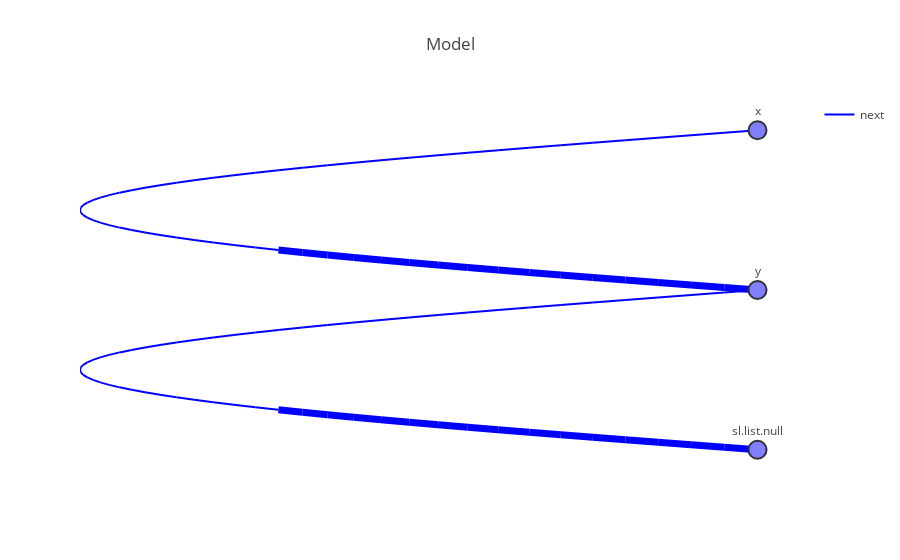

Source (notebook cell):
### Markdown cell above
Observe that `x` and `y` are interpreted as different locations, since they are both allocated and separated by a separating conjunction. We can use the API to visualize the model:

### Code cell
iplot(m)

### Figure 1 — Plotly figure (JSON) as saved in the notebook; plotly's stock layout.template omitted (floating-point values rounded to 4 significant figures; data arrays with more than 128 entries replaced by an {"elided": "..."} marker saying what was removed)
{"data": [{"hoverinfo": "none", "line": {"color": "red", "width": 2}, "mode": "lines", "name": "left", "showlegend": true, "textposition": "top", "type": "scatter", "x": [], "y": []}, {"hoverinfo": "none", "line": {"color": "red", "width": 7}, "mode": "lines", "showlegend": false, "type": "scatter", "x": [], "y": []}, {"hoverinfo": "none", "line": {"color": "green", "width": 2}, "mode": "lines", "name": "right", "showlegend": true, "textposition": "top", "type": "scatter", "x": [], "y": []}, {"hoverinfo": "none", "line": {"color": "green", "width": 7}, "mode": "lines", "showlegend": false, "type": "scatter", "x": [], "y": []}, {"hoverinfo": "none", "line": {"color": "blue", "width": 2}, "mode": "lines", "name": "next", "showlegend": true, "textposition": "top", "type": "scatter", "x": {"elided": "288 float values"}, "y": {"elided": "288 float values"}}, {"hoverinfo": "none", "line": {"color": "blue", "width": 7}, "mode": "lines", "showlegend": false, "type": "scatter", "x": [0.9293, 0.9328, null, 0.9328, 0.9366, null, 0.9366, 0.9404, null, 0.9404, 0.9444, null, 0.9444, 0.9486, null, 0.9486, 0.9529, null, 0.9529, 0.9572, null, 0.9572, 0.9617, null, 0.9617, 0.9663, null, 0.9663, 0.971, null, 0.971, 0.9757, null, 0.9757, 0.9805, null, 0.9805, 0.9853, null, 0.9853, 0.9902, null, 0.9902, 0.9951, null, 0.9951, 1, null, 0.9293, 0.9328, null, 0.9328, 0.9366, null, 0.9366, 0.9404, null, 0.9404, 0.9444, null, 0.9444, 0.9486, null, 0.9486, 0.9529, null, 0.9529, 0.9572, null, 0.9572, 0.9617, null, 0.9617, 0.9663, null, 0.9663, 0.971, null, 0.971, 0.9757, null, 0.9757, 0.9805, null, 0.9805, 0.9853, null, 0.9853, 0.9902, null, 0.9902, 0.9951, null, 0.9951, 1, null], "y": [-4.5, -4.531, null, -4.531, -4.562, null, -4.562, -4.594, null, -4.594, -4.625, null, -4.625, -4.656, null, -4.656, -4.688, null, -4.688, -4.719, null, -4.719, -4.75, null, -4.75, -4.781, null, -4.781, -4.812, null, -4.812, -4.844, null, -4.844, -4.875, null, -4.875, -4.906, null, -4.906, -4.938, null, -4.938, -4.969, null, -4.969, -5, null, -2.5, -2.531, null, -2.531, -2.562, null, -2.562, -2.594, null, -2.594, -2.625, null, -2.625, -2.656, null, -2.656, -2.688, null, -2.688, -2.719, null, -2.719, -2.75, null, -2.75, -2.781, null, -2.781, -2.812, null, -2.812, -2.844, null, -2.844, -2.875, null, -2.875, -2.906, null, -2.906, -2.938, null, -2.938, -2.969, null, -2.969, -3, null]}, {"hoverinfo": "text", "marker": {"color": "rgb(127,127,255)", "line": {"color": "rgb(50,50,50)", "width": 2}, "size": 18, "symbol": "dot"}, "mode": "markers+text", "showlegend": false, "text": ["y", "x", "sl.list.null"], "textposition": "top", "type": "scatter", "x": [1, 1, 1], "y": [-3, -1, -5]}], "layout": {"font": {"size": 12}, "hovermode": "closest", "title": "Model", "xaxis": {"showgrid": false, "showticklabels": false, "zeroline": false}, "yaxis": {"showgrid": false, "showticklabels": false, "zeroline": false}}}
